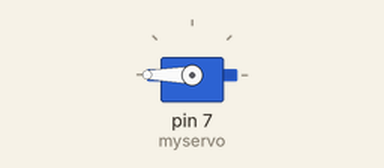
This sketch was run on a simulated Arduino Uno, built with avr-gcc and run on an emulated ATmega328P. Parts: servo.

Above: at 0.05 s.
Timing chart, 0 to 3.0 s (numbered marks = the images above):
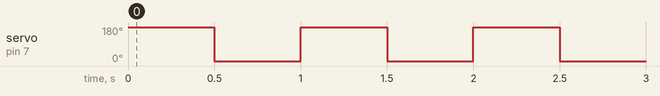

The sketch:

ServoControl.ino
```cpp
#include<Servo.h>
Servo myservo;
void setup(){
  myservo.attach(7);

}
void loop(){
  myservo.write(360);
  delay(500);
   myservo.write(0);
  delay(500);

}
```

Measured:
- by itself, servo on pin 7 (myservo): alternates 180° for 0.50 s and 0° for 0.50 s
